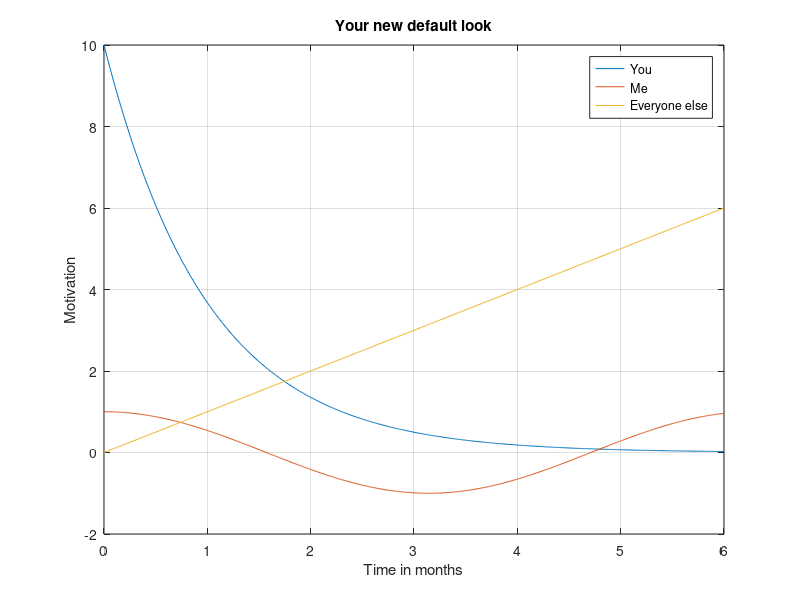

The MATLAB script that drew this image:
function show_current_default
% SHOW_CURRENT_DEFAULT
%
% What have I done?!
%
% Shows a plot with current default settings.
disp(get(groot,'default'))
% Example plot
fig = figure;
ax = axes;
in = [0:0.01:6];
plot(in,10*exp(-in))
hold on 
plot(in,cos(in))
plot(in,in)
grid on
title('Your new default look')
ylabel('Motivation')
xlabel('Time in months')
xlim([min(in),max(in)])
legend({'You','Me','Everyone else'})
end